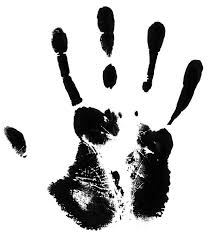
#> input picture hand.jpg, 211 x 239 px
$ python parsing.py hand.jpg   (Python 2 division)
#> lines starting #> are read from the running program, lines starting #| are printed output that depends on the picture; after the words box and inside, x2 and y2 are one past the last pixel; in counts of white or black regions, pixels touching at a corner belong together
### kofk.py
"""/*******************************************
 *
 * K out of K Scheme. ( For now. )
 *
 *
 *  Made by Swagbrina, Superbrina, Romeo.
 *  Supervised by Matthew Rhea.
 *
 *  Part of the CS Makerspace VSS Project.
 *
 *******************************************/"""
from __future__ import print_function
import itertools
import numpy as np
import random
import time

# K out of K scheme
# constructs K shares from a black and white image

"""/**
    * MakeW function.
    *
    * generates the groundset W.
    *
    * @param k the number of elements in the groundset
    *
    * @return W the groundset
    */"""
def makeW (k):
   W = []
   i = 1;
   while (i <= k):
      W.append(i)
      i += 1
   return W

# returns a tuple of pi,sigma as a list based on k
# credit to: http://pythonfiddle.com/a-list-of-subsets-of-a-list/
"""/**
    * MakePiSigma function.
    *
    * generates the pi set (the even cardinality set)
    * and the sigma set (the odd cardinality set) from
    * the ground set.
    *
    * @param W the groundset
    * @return the fullset the set with pi and sigma
    *
    */"""
def makePiSigma (W):
   pi = []
   sigma = []
   for i in xrange(0, len(W)+1):
      listing = [list(subset) for subset in itertools.combinations(W, i)]
      if (len(subset)%2 == 0):
         pi.extend(listing)
      else:
         sigma.extend(listing)
   pi[0] =[0]
   return([pi, sigma])

"""/**
    * Search function.
    *
    * search through the given
    * set for the search target.
    *
    * @param search_space
    * @retun bool value according to the
    *
    */"""
# [5 lines left out: function search, not called in this run]

# creates an S0 matrix such that S0 = S0[i,j] = 1 iff ei in pij
"""/**
    * MakeS0 function.
    *
    * generates a S0 set.
    *
    * @param W the groundset
    * @param ps pi or sigma
    * @return nothing yet
    *
    */"""
# [12 lines left out: function makeS, not called in this run]

"""/**
    * PermuteMatrix function.
    *
    * permuting the matrix.
    *
    * @param matrix The matrix to be permuted
    * @return the column permuted matrix
    *
    */"""
# [14 lines left out: function permuteMatrix, not called in this run]

"""/**
    * koutofk function.
    *
    * the main function for carrying out k out of k
    * image secret splitting.
    *
    * @return nothing
    *
    */"""
# [43 lines left out: function koutofk, not called in this run]

def koutofk_to3D_Matrix(k, Matrix):
   if  k % 2 == 0:
      print("Invalid k:",k)
      return [[]]
   W = makeW(k)
   fullset = makePiSigma(W)
   pi = fullset[0]
   sigma = fullset[1]
   # creates an S0 matrix such that S0 = S0[i,j] = 1 iff ei in pij
   s0 = makeS(W, pi)
   # creates an S1 matrix such that S1 = S1[i,j] = 1 iff e1 in sigmaj
   s1 = makeS(W, sigma)

   # startTime = time.time()
   side_len = 2 << ((k-1)/2) - 1  #(2^(k-1))/2 is the size of a side of a pixel in subpixels
   #print(side_len)
   pixels = 0
   for pixel in Matrix[0]:
      pixels += 1
   matrix_width = side_len * pixels #side_length * k^(k-1) * width of picture
   lines = 0
   for line in Matrix:
      lines += 1
   matrix_depth = side_len * lines
   outMatrix = np.zeros((k, matrix_depth, matrix_width), dtype=np.uint8)
   doffset = 0
   for line in Matrix:
      woffset = 0
      for pixel in line:
         # pixelTime = time.time()
         #choose a permutation randomly of either S0 or S1
         # matrixTime = time.time()
         if pixel == 1:
            out = permuteMatrix(s0) # white pixel
         else:
            out = permuteMatrix(s1) # black pixel
         # print("time to permutate:", time.time() - matrixTime)
         #distribute the permutation among the shares
         for i in range(0, k):
            pos = 0
            for depth in range(doffset, doffset + side_len):
               for width in range(woffset, woffset + side_len):
                  #print("i, woffset, depth, width, subpixel:",i,woffset,depth,width,out[i][pos])
                  outMatrix[i][depth][width] = out[i][pos]
                  pos += 1
         woffset += side_len
         # print("time for one pixel:", time.time() - pixelTime)
      doffset += side_len

   # print("Creating shares took:", time.time() - startTime)

   return outMatrix

# [94 lines left out: functions toImage, stack_images, toImage_fr3D, not called in this run]
      # beg = 0 #The first digit of a share

      # while beg < len(lines[0]):
      #    white=False
      #    for x in range(beg, beg + length):
      #       #if there's a single matching of all white subpixels than the pixel must be white
      #       w = True
      #       for line in lines:
      #          if line[x] != "0":
      #             w = False
      #       if w:
      #          white=True
      #    #print results out to console
      #       #Prints out in as 0 or 1 in the place where that pixel would be in the image
      #       #ie
      #       #  100
      #       #  011
      #       #  101
      #       #for a image that is 3x3 pixels
      #    #TODO: for generating the image, what is the proper format? -> 2D array
      #    # print(i, beg/length, end="")
      #    if(white):
      #       Matrix[i][beg/length] = 0
      #       # print("-> 0")
      #    else:
      #       Matrix[i][beg/length] = 1
      #       # print("-> 1")
      #    beg += length


   #for prow in range(fakepic):
   #   for pcol in range(fakepic[prow]):
   #      if  fakepick[prow][pcol] == 0:
   #         C0matrix = permuteMatrix(s0)
   #         #distribute the rows to k shares
   #         for s in range(0,k):
   #           share[s][c] = C0matrix[s]
   #           c = c+1
   #      else:
   #         C1matrix = permuteMatrix S1


###MAIN###
# k = 15
# fakepic = [[0,1,1,1],[0,1,1,0],[0,1,0,1],[1,0,0,0]]

# If you want to put shares into an image
# Matrix = koutofk_to3D_Matrix(k, fakepic)
# # for share in Matrix:
# #    for line in share:
# #       print(line)
# #    print()
# Matrix = toImage_fr3D(k, Matrix)
# print(Matrix)

# If you want to put shares in files
# koutofk(k, fakepic)
# print(toImage(k))

### parsing.py
import sys
import argparse
import numpy as np
import os
import io
from imageio import imwrite
from array import array
from PIL import Image
import kofk

def image_to_bits(image):
	print 	"Image info:"
	print 	"""Number of bits: %d,  Image Size: %s,  Image format: %s""" %(image.bits, image.size, image.format)
	# image.show()
	image = image.convert("L")
	toBW(image)
	return np.array(image.convert("1").getdata())

#converts grayscale pixels to pure black and white
#This is unfortunately necessary (it seems) because image.convert("1") is bugged
def toBW(image):
	depth, width = image.size
	pixels = image.load()
	for row in range(depth):
		for pixel in range(width):
			if pixels[row, pixel] >= 127:
				pixels[row, pixel] = 255
			else:
				pixels[row, pixel] = 0

def print_image(image):
	image.show()


def print_bit_array(image, data):
	count = 0
	for bit in data:
		count += 1

		if count % image.size[1] == 0:
			print bit/255

		else:
			print bit/255,


def flip_bits(bits):
# Flips bits for KofK peoples (1 is black and 0 is white)
	for x in range(len(bits)):
		if bits[x] == 255:
			bits[x] = 0
		else:
			bits[x] = 255


def paste_images(background, foreground):
# Pastes foreground image on background
	return Image.alpha_composite(background, foreground).save("stacked-img.png")

def from_2D_to_img(Matrix):
	for row in range(len(Matrix)):
		for pixel in range(len(Matrix[row])):
			if Matrix[row][pixel] == 1: #used to be that 0 was black and 1 was white
				Matrix[row][pixel] = 255
			# elif Matrix[row][pixel] == 1:
			# 	Matrix[row][pixel] = 0

def make_2D_array(data,ratio):
	print ratio[0],ratio[1]
	Matrix = np.zeros((ratio[1], ratio[0]), dtype=np.uint8)
	x,y = 0,0
	for datum in data:
		Matrix[y][x] = datum + 1 #This is so 0 maps to 0 and 255 maps to 1
		x = (x+1) % ratio[0]
		if x == 0:
			y = (y+1) % ratio[1]
	return Matrix

if __name__ == '__main__':
	# import pdb; pdb.set_trace()
	parser = argparse.ArgumentParser(description = 'Runs VSS-encryption')
	parser.add_argument('-s', help = 'split', action = 'store_true', default = False)
	parser.add_argument('-r', help = 'reconstruct', action = 'store_true', default = False)
	parser.add_argument('image', help = 'input files', nargs = '+')
	parser.add_argument('-o', dest='outImage', help = 'output files (if not specified, stdout)', nargs = '+')
	# parser.add_argument('-p', help = 'Print out the bit array', action = 'store_true', default = False)
	args = parser.parse_args()
	k = 3
	inp = Image.open(args.image[0])										# Open image
#> inp is the input picture: PIL image 211x239 RGB; min 0, max 255, mean 202
	out = image_to_bits(inp)										# Convert to bits
#| Number of bits: 8,  Image Size: (211, 239),  Image format: JPEG
#> in image_to_bits, `toBW(image)`:
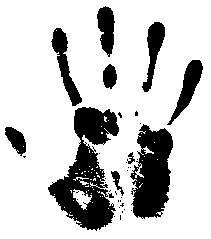
#> image: PIL image 211x239 L; 78.9% white; 38 black regions (28 under 20 px), largest, box (x1, y1, x2, y2) and area: (48, 107, 119, 231) 4110, (130, 124, 173, 219) 2766, (51, 28, 82, 106) 823
	flip_bits(out)
	Matrix = make_2D_array(out,inp.size)
#> the loop in make_2D_array, `for datum in data:` made 50429 passes
#> x on passes 1 to 12: 1, 2, 3, 4, 5, 6, 7, 8, 9, 10, 11, 12
#> after the loop in make_2D_array, `for datum in data:`: x = 0
	shares = kofk.koutofk_to3D_Matrix(k,Matrix)
#> (the run stopped early here; a loop or call above may not have finished)
